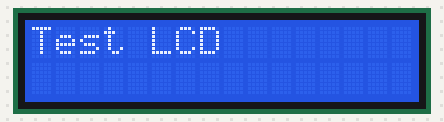
Simulated run of this sketch. Board: Arduino Uno, built with avr-gcc and run on an emulated ATmega328P. Parts: 16×2 character LCD.

Above: at 0.1 s.
At 0.6 s:
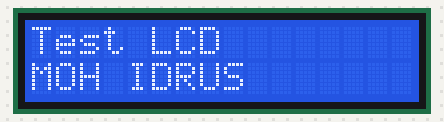

Measured:
- what the display in image 1 shows lasts 0.5 s, from 0.6 s to 1.1 s

The sketch:

onlyLcd.ino
```cpp
#include <LiquidCrystal.h>
LiquidCrystal lcd(12, 11, 5, 4, 3, 2);

void setup()
{
  lcd.begin(16, 2);
}

void loop()
{
  lcd.setCursor(0, 0);
  lcd.print("Test LCD");
  delay(500);
  lcd.setCursor(0, 0);
  lcd.print("berhasil");
  lcd.setCursor(0, 1);
  lcd.print("MOH IDRUS");
}
```
